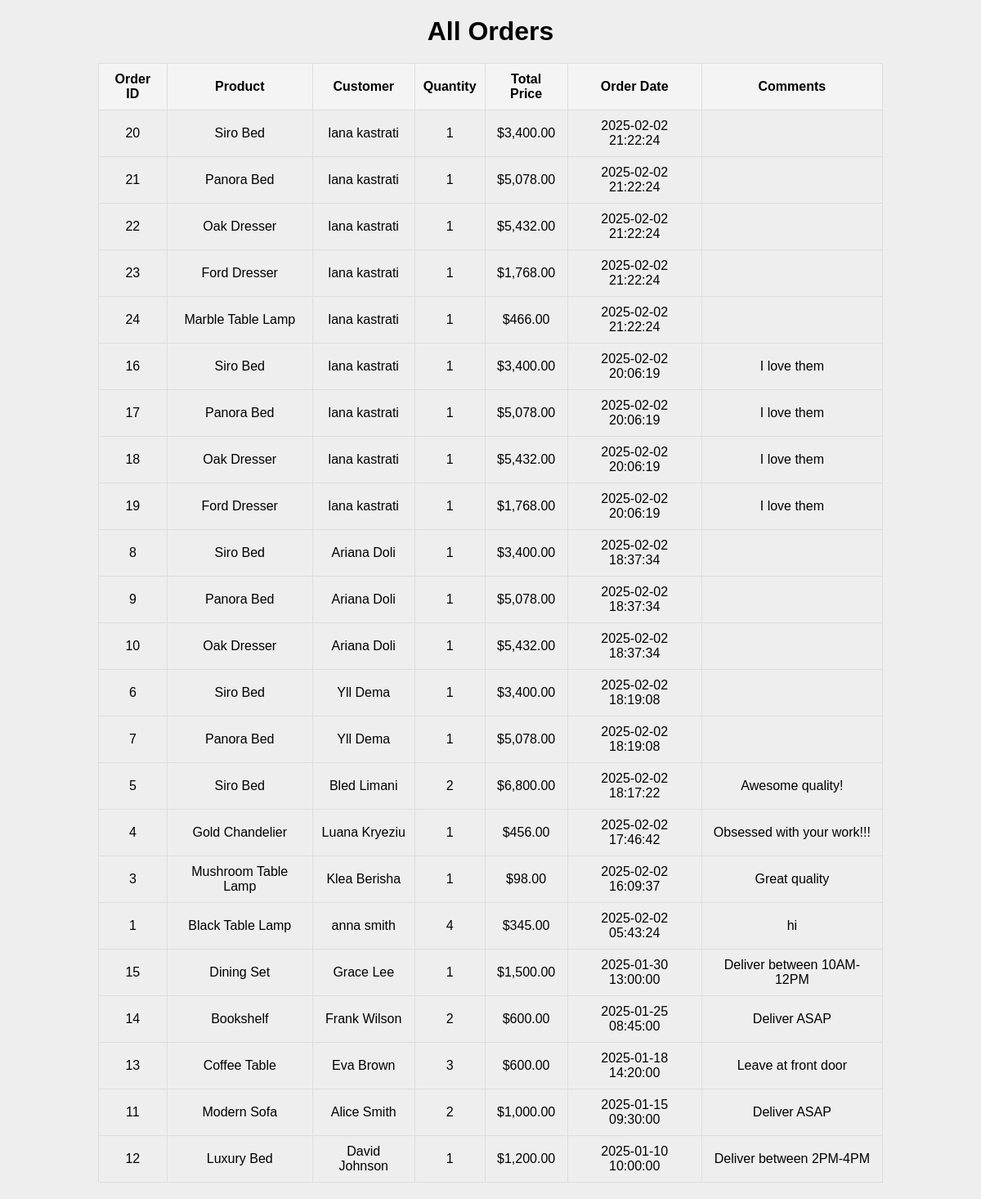
Screenshot of /admin_orders.php with the database file from the repository.
### tables this page shows
CREATE TABLE `orders` (
  `id` int(11) NOT NULL,
  `product_id` int(11) NOT NULL,
  `product_name` varchar(255) NOT NULL,
  `product_image` varchar(255) NOT NULL,
  `quantity` int(11) NOT NULL,
  `zip_code` varchar(10) NOT NULL,
  `shipping_method` varchar(50) NOT NULL,
  `price_per_unit` decimal(10,2) NOT NULL,
  `total_price` decimal(10,2) NOT NULL,
  `customer_name` varchar(255) NOT NULL,
  `email` varchar(255) NOT NULL,
  `telephone` varchar(20) NOT NULL,
  `address` text NOT NULL,
  `city` varchar(100) NOT NULL,
  `payment_method` varchar(50) NOT NULL,
  `order_date` timestamp NOT NULL DEFAULT current_timestamp(),
  `comments` text DEFAULT NULL
);

### Order.php (called while the page is built, shortened)
<?php
class Order {
    private $db;
    public function __construct($db) {
        $this->db = $db;
    }
    public function getAllOrders() {
        try {
            $stmt = $this->db->query("
                SELECT id, product_name, product_image, customer_name, quantity, total_price, order_date, comments
                FROM orders
                ORDER BY order_date DESC
            ");
            return $stmt->fetchAll(PDO::FETCH_ASSOC);
        } catch (PDOException $e) {
            return [];
        }
    }
}
?>

### admin_orders.php (the view, shortened to what this page needs)
<?php
require_once 'Order.php';
try {
    $db = new Database('localhost', 'projekti', 'root', 'loni1234');
    $conn = $db->connect();
    $orderHandler = new Order($conn);
    $orders = $orderHandler->getAllOrders();
} catch (PDOException $e) {
    die("Database connection failed: " . $e->getMessage());
}
?>
<!DOCTYPE html>
<html lang="en">
<head>
    <link rel="stylesheet" href="css/product_details.css">
</head>
<body>
    <h1>All Orders</h1>
    <?php if (!empty($orders)): ?>
        <table>
            <tr>
                <th>Order ID</th>
                <th>Product</th>
                <th>Customer</th>
                <th>Quantity</th>
                <th>Total Price</th>
                <th>Order Date</th>
                <th>Comments</th>
            </tr>
            <?php foreach ($orders as $order): ?>
                <tr>
                    <td><?= htmlspecialchars($order['id']) ?></td>
                    <td><?= htmlspecialchars($order['product_name']) ?></td>
                    <td><?= htmlspecialchars($order['customer_name']) ?></td>
                    <td><?= htmlspecialchars($order['quantity']) ?></td>
                    <td>$<?= number_format($order['total_price'], 2) ?></td>
                    <td><?= htmlspecialchars($order['order_date']) ?></td>
                    <td><?= htmlspecialchars($order['comments'] ?? 'No comments') ?></td>
                </tr>
            <?php endforeach; ?>
        </table>
    <?php else: ?>
        <p style="text-align:center;">No orders found.</p>
    <?php endif; ?>
</body>
</html>

### css/product_details.css (style rules this page uses)
* { margin: 0; padding: 0; box-sizing: border-box; font-family: 'Poppins', sans-serif; }
body { background-color: #EEEEEE; }

### admin_orders.php (style rules this page uses)
table { width: 80%; margin: 20px auto; border-collapse: collapse; }
th, td { padding: 10px; text-align: center; border: 1px solid #ddd; }
th { background-color: #f4f4f4; }
h1 { text-align: center; margin-top: 20px; }

### rows the page displays
orders: id "20", product_name "Siro Bed", customer_name "lana kastrati", quantity "1", total_price "3,400.00", order_date "2025-02-02 21:22:24"
orders: id "21", product_name "Panora Bed", customer_name "lana kastrati", quantity "1", total_price "5,078.00", order_date "2025-02-02 21:22:24"
orders: id "22", product_name "Oak Dresser", customer_name "lana kastrati", quantity "1", total_price "5,432.00", order_date "2025-02-02 21:22:24"
orders: id "23", product_name "Ford Dresser", customer_name "lana kastrati", quantity "1", total_price "1,768.00", order_date "2025-02-02 21:22:24"
orders: id "24", product_name "Marble Table Lamp", customer_name "lana kastrati", quantity "1", total_price "466.00", order_date "2025-02-02 21:22:24"
orders: id "16", product_name "Siro Bed", customer_name "lana kastrati", quantity "1", total_price "3,400.00", order_date "2025-02-02 20:06:19", comments "I love them"
orders: id "17", product_name "Panora Bed", customer_name "lana kastrati", quantity "1", total_price "5,078.00", order_date "2025-02-02 20:06:19", comments "I love them"
orders: id "18", product_name "Oak Dresser", customer_name "lana kastrati", quantity "1", total_price "5,432.00", order_date "2025-02-02 20:06:19", comments "I love them"
orders: id "19", product_name "Ford Dresser", customer_name "lana kastrati", quantity "1", total_price "1,768.00", order_date "2025-02-02 20:06:19", comments "I love them"
orders: id "8", product_name "Siro Bed", customer_name "Ariana Doli", quantity "1", total_price "3,400.00", order_date "2025-02-02 18:37:34"
orders: id "9", product_name "Panora Bed", customer_name "Ariana Doli", quantity "1", total_price "5,078.00", order_date "2025-02-02 18:37:34"
orders: id "10", product_name "Oak Dresser", customer_name "Ariana Doli", quantity "1", total_price "5,432.00", order_date "2025-02-02 18:37:34"
orders: id "6", product_name "Siro Bed", customer_name "Yll Dema", quantity "1", total_price "3,400.00", order_date "2025-02-02 18:19:08"
orders: id "7", product_name "Panora Bed", customer_name "Yll Dema", quantity "1", total_price "5,078.00", order_date "2025-02-02 18:19:08"
orders: id "5", product_name "Siro Bed", customer_name "Bled Limani", quantity "2", total_price "6,800.00", order_date "2025-02-02 18:17:22", comments "Awesome quality!"
orders: id "4", product_name "Gold Chandelier", customer_name "Luana Kryeziu", quantity "1", total_price "456.00", order_date "2025-02-02 17:46:42", comments "Obsessed with your work!!!"
orders: id "3", product_name "Mushroom Table Lamp", customer_name "Klea Berisha", quantity "1", total_price "98.00", order_date "2025-02-02 16:09:37", comments "Great quality"
orders: id "1", product_name "Black Table Lamp", customer_name "anna smith", quantity "4", total_price "345.00", order_date "2025-02-02 05:43:24", comments "hi"
orders: id "15", product_name "Dining Set", customer_name "Grace Lee", quantity "1", total_price "1,500.00", order_date "2025-01-30 13:00:00", comments "Deliver between 10AM-12PM"
orders: id "14", product_name "Bookshelf", customer_name "Frank Wilson", quantity "2", total_price "600.00", order_date "2025-01-25 08:45:00", comments "Deliver ASAP"
orders: id "13", product_name "Coffee Table", customer_name "Eva Brown", quantity "3", total_price "600.00", order_date "2025-01-18 14:20:00", comments "Leave at front door"
orders: id "11", product_name "Modern Sofa", customer_name "Alice Smith", quantity "2", total_price "1,000.00", order_date "2025-01-15 09:30:00", comments "Deliver ASAP"
orders: id "12", product_name "Luxury Bed", customer_name "David Johnson", quantity "1", total_price "1,200.00", order_date "2025-01-10 10:00:00", comments "Deliver between 2PM-4PM"
